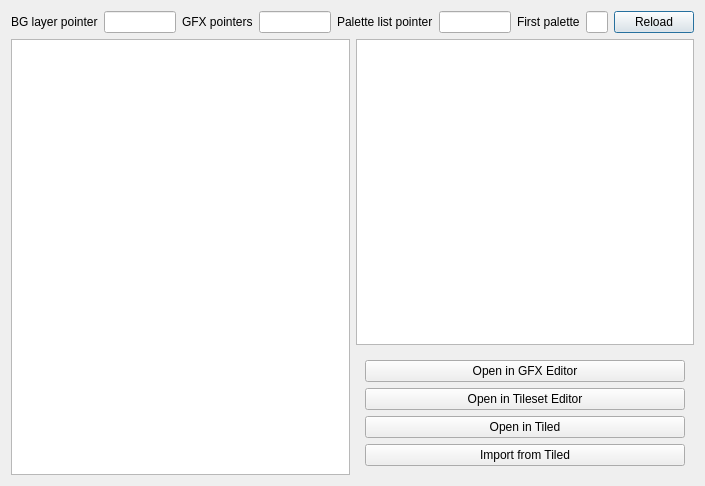
<?xml version="1.0" encoding="UTF-8"?>
<ui version="4.0">
 <class>MenuEditor</class>
 <widget class="QDialog" name="MenuEditor">
  <property name="geometry">
   <rect>
    <x>0</x>
    <y>0</y>
    <width>705</width>
    <height>486</height>
   </rect>
  </property>
  <property name="windowTitle">
   <string>Menu Editor</string>
  </property>
  <layout class="QVBoxLayout" name="verticalLayout_2">
   <item>
    <layout class="QHBoxLayout" name="horizontalLayout_2">
     <item>
      <widget class="QLabel" name="label_5">
       <property name="text">
        <string>BG layer pointer</string>
       </property>
      </widget>
     </item>
     <item>
      <widget class="QLineEdit" name="bg_layer_pointer"/>
     </item>
     <item>
      <widget class="QLabel" name="label">
       <property name="text">
        <string>GFX pointers</string>
       </property>
      </widget>
     </item>
     <item>
      <widget class="QLineEdit" name="gfx_file_pointers"/>
     </item>
     <item>
      <widget class="QLabel" name="label_7">
       <property name="text">
        <string>Palette list pointer</string>
       </property>
      </widget>
     </item>
     <item>
      <widget class="QLineEdit" name="palette_list_pointer"/>
     </item>
     <item>
      <widget class="QLabel" name="label_2">
       <property name="text">
        <string>First palette</string>
       </property>
      </widget>
     </item>
     <item>
      <widget class="QLineEdit" name="first_palette_index">
       <property name="maximumSize">
        <size>
         <width>30</width>
         <height>16777215</height>
        </size>
       </property>
      </widget>
     </item>
     <item>
      <widget class="QPushButton" name="reload_button">
       <property name="text">
        <string>Reload</string>
       </property>
      </widget>
     </item>
    </layout>
   </item>
   <item>
    <layout class="QHBoxLayout" name="horizontalLayout_3">
     <item>
      <widget class="QListWidget" name="menu_list"/>
     </item>
     <item>
      <layout class="QVBoxLayout" name="verticalLayout">
       <item>
        <widget class="QGraphicsView" name="layer_graphics_view">
         <property name="sizePolicy">
          <sizepolicy hsizetype="Expanding" vsizetype="Expanding">
           <horstretch>0</horstretch>
           <verstretch>1</verstretch>
          </sizepolicy>
         </property>
        </widget>
       </item>
       <item>
        <layout class="QVBoxLayout" name="verticalLayout_3">
         <item>
          <widget class="QWidget" name="edit_graphics_group" native="true">
           <property name="minimumSize">
            <size>
             <width>0</width>
             <height>104</height>
            </size>
           </property>
           <layout class="QVBoxLayout" name="verticalLayout_4">
            <item>
             <widget class="QPushButton" name="open_in_gfx_editor">
              <property name="text">
               <string>Open in GFX Editor</string>
              </property>
             </widget>
            </item>
            <item>
             <widget class="QPushButton" name="open_in_tileset_editor">
              <property name="text">
               <string>Open in Tileset Editor</string>
              </property>
             </widget>
            </item>
            <item>
             <widget class="QPushButton" name="tiled_export">
              <property name="text">
               <string>Open in Tiled</string>
              </property>
             </widget>
            </item>
            <item>
             <widget class="QPushButton" name="tiled_import">
              <property name="text">
               <string>Import from Tiled</string>
              </property>
             </widget>
            </item>
           </layout>
          </widget>
         </item>
        </layout>
       </item>
      </layout>
     </item>
    </layout>
   </item>
  </layout>
 </widget>
 <resources/>
 <connections/>
</ui>
